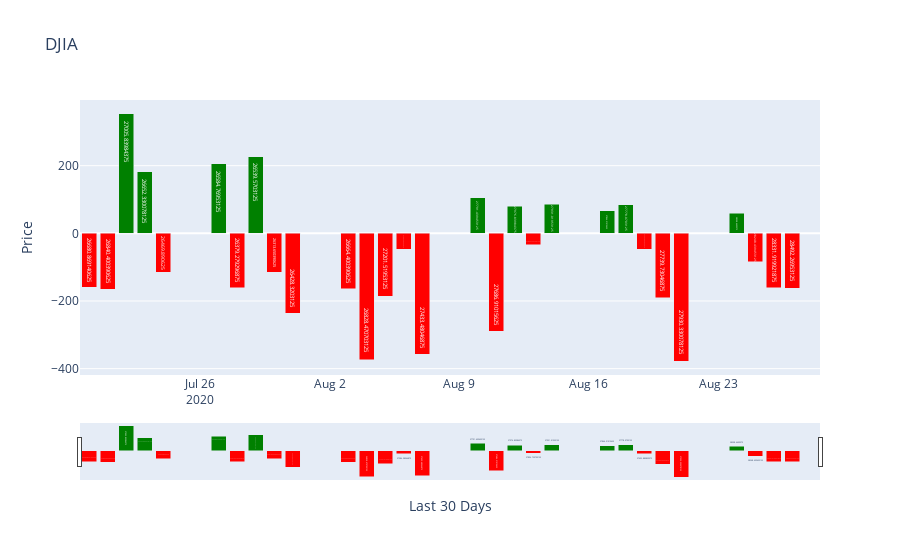

The notebook cell this image was saved under:
### Code cell
#djia_index

### Figure 1 — Plotly figure (JSON) as saved in the notebook; plotly's stock layout.template omitted (floating-point values rounded to 4 significant figures)
{"data": [{"marker": {"color": ["red", "red", "green", "green", "red", "green", "red", "green", "red", "red", "red", "red", "red", "red", "red", "green", "red", "green", "red", "green", "green", "green", "red", "red", "red", "green", "red", "red", "red", "green"]}, "name": "DJIA", "text": [26680.0, 26840.0, 27010.0, 26650.0, 26470.0, 26580.0, 26380.0, 26540.0, 26310.0, 26430.0, 26660.0, 26830.0, 27200.0, 27390.0, 27430.0, 27790.0, 27690.0, 27980.0, 27900.0, 27930.0, 27840.0, 27780.0, 27690.0, 27740.0, 27930.0, 28310.0, 28250.0, 28330.0, 28490.0, 28650.0], "type": "bar", "x": ["2020-07-20T00:00:00", "2020-07-21T00:00:00", "2020-07-22T00:00:00", "2020-07-23T00:00:00", "2020-07-24T00:00:00", "2020-07-27T00:00:00", "2020-07-28T00:00:00", "2020-07-29T00:00:00", "2020-07-30T00:00:00", "2020-07-31T00:00:00", "2020-08-03T00:00:00", "2020-08-04T00:00:00", "2020-08-05T00:00:00", "2020-08-06T00:00:00", "2020-08-07T00:00:00", "2020-08-10T00:00:00", "2020-08-11T00:00:00", "2020-08-12T00:00:00", "2020-08-13T00:00:00", "2020-08-14T00:00:00", "2020-08-17T00:00:00", "2020-08-18T00:00:00", "2020-08-19T00:00:00", "2020-08-20T00:00:00", "2020-08-21T00:00:00", "2020-08-24T00:00:00", "2020-08-25T00:00:00", "2020-08-26T00:00:00", "2020-08-27T00:00:00", "2020-08-28T00:00:00"], "y": [-159.5, -165.4, 353.5, 182.4, -114.9, 205.5, -160.3, 225.9, -114.7, -236.1, -164.1, -373.0, -185.5, -46.5, -358.0, 104.5, -289.9, 80.12, -34.3, 86.11, 66.84, 85.19, -46.85, -190.6, -378.1, 60.02, -83.48, -160.3, -161.6, null]}], "layout": {"autosize": true, "barmode": "stack", "title": {"text": "DJIA"}, "xaxis": {"autorange": false, "range": ["2020-07-19 12:00", "2020-08-28 12:00"], "rangeslider": {"autorange": true, "range": ["2020-07-19 12:00", "2020-08-28 12:00"], "visible": true, "yaxis": {"_template": null, "rangemode": "match"}}, "title": {"text": "Last 30 Days"}, "type": "date"}, "yaxis": {"autorange": true, "range": [-418.8, 394.2], "title": {"text": "Price"}, "type": "linear"}}}
